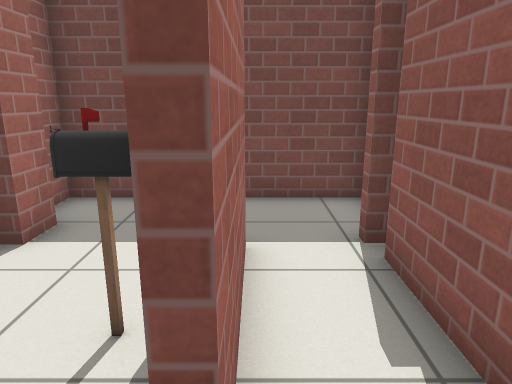
[1] (above)

18 first-person views from a walk through a robot-simulator world made for Gazebo. The camera is 1.1 m above the floor, tilts 14° down and sees 70° across. Floor lines are 1 m apart. The floor is counted in squares, 0.5 m on a side. Each view is taken from the middle of a square. On the plan, view 1 faces up. The plan holds only what a view shows up to about 19 squares ahead; the rest is blank. Gazebo's built-in surfaces are drawn with simple patterns.

[2]
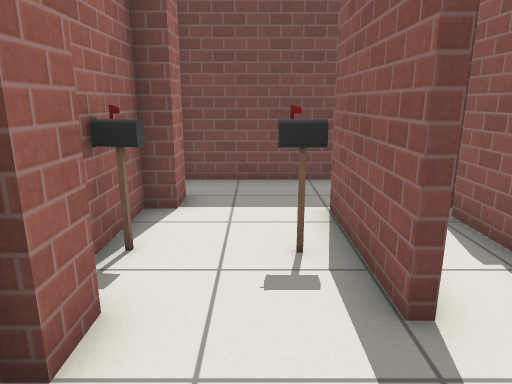

[3]
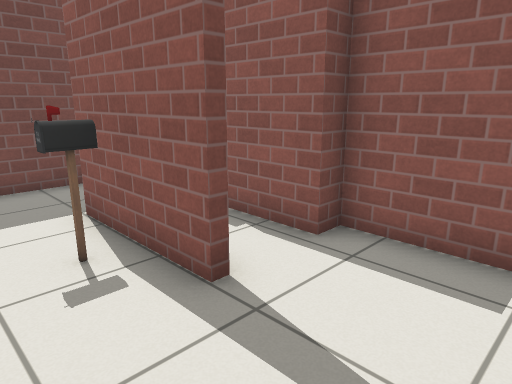

[4]
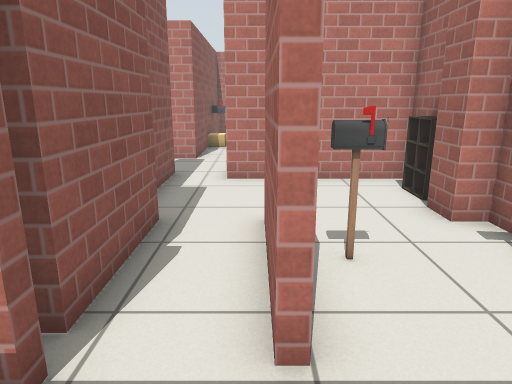

[5]
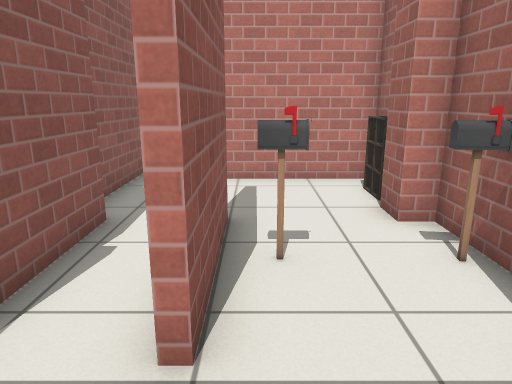

[6]
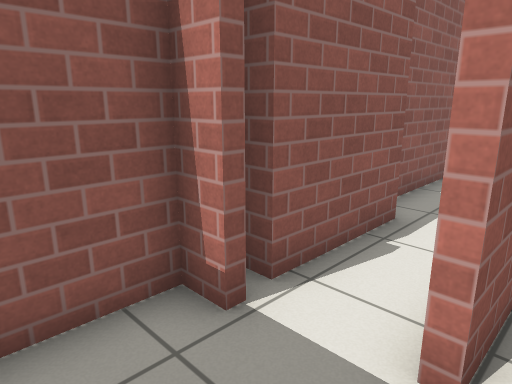

[7]
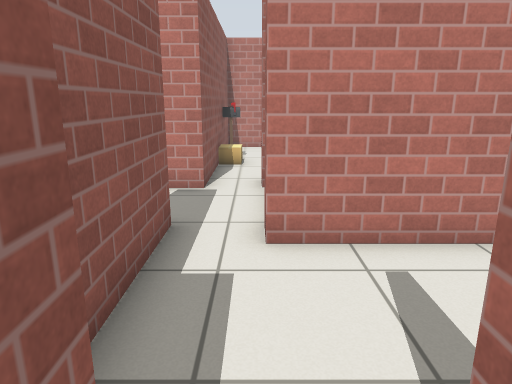

[8]
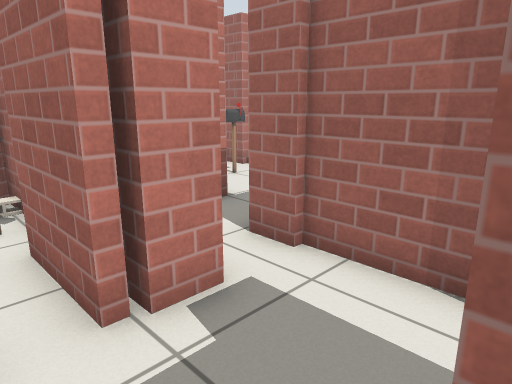

[9]
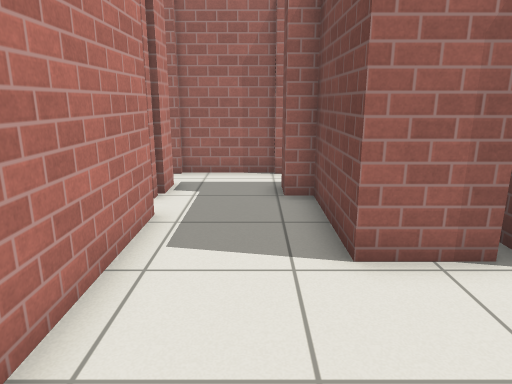

[10]
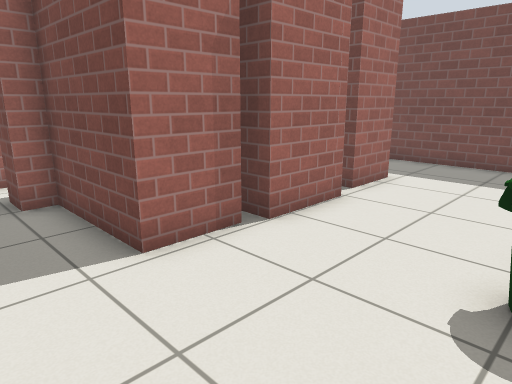

[11]
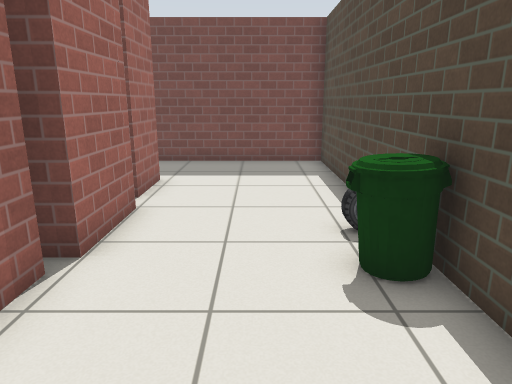

[12]
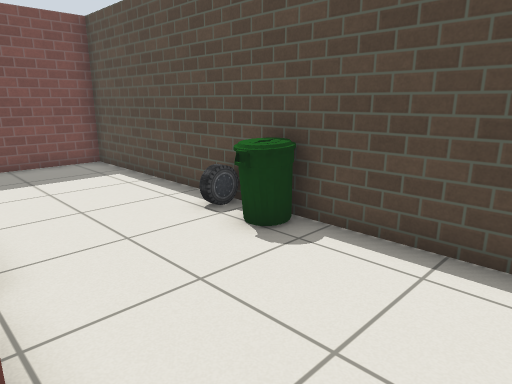

[13]
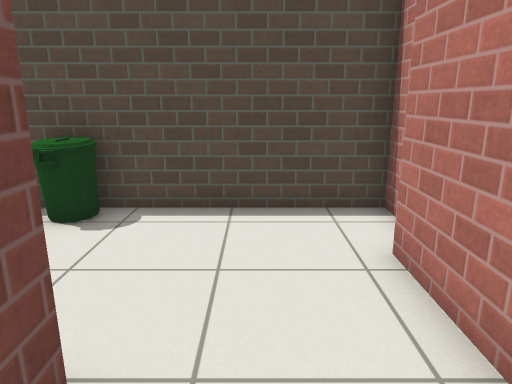

[14]
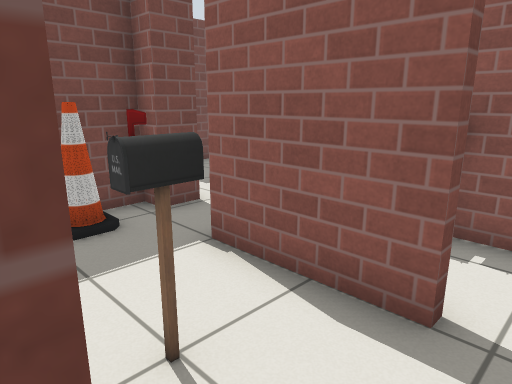

[15]
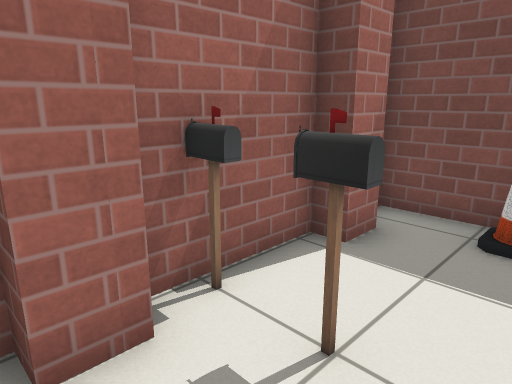

[16]
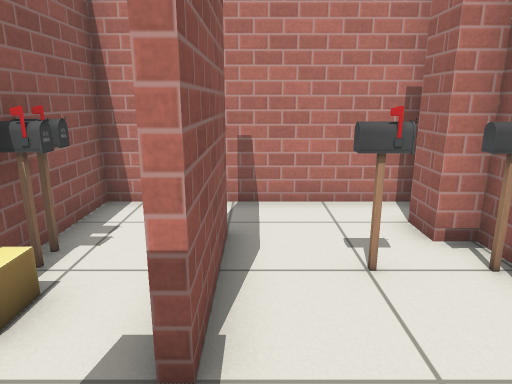

[17]
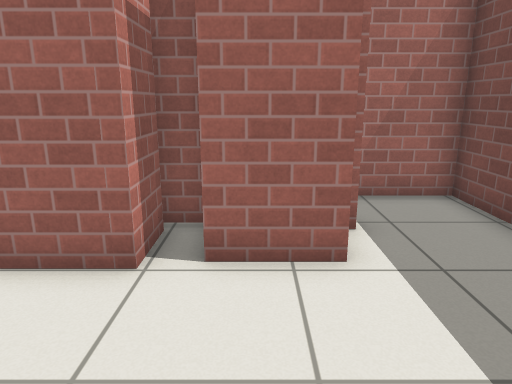

[18]
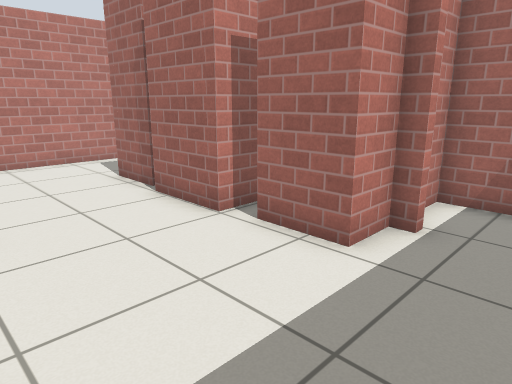

### Floor plan
Points are (right, up) in squares from view 1. A wall is a line through its corners. A room is listed if a view was taken in it or the views show most of it. See-through windows are left out.
Room 1 (views 1, 2, 3, 4, 5, 6, 7)
walls: (-0.5, 1.2) (-0.5, 5.4); (-0.2, 5.4) (-0.2, 1.2); (1.6, 5.7) (2.5, 5.7) (2.5, 7.6); (-3.7, 6.5) (-3.7, 5.4) (-4.4, 5.4) (-4.4, 1.5) (-3.7, 1.5) (-3.7, 0.4); (-4.4, -0.9) (-4.4, -2.4) (0.8, -2.4) (0.8, -3.5); (2.5, 8.3) (-4.4, 8.3) (-4.4, 7.5); (2.5, -3.3) (2.5, 1.3) (1.8, 1.3) (1.8, 4.9) (2.4, 4.9)
low walls: (-3.9, 0.1) (-3.9, -1.3)
ways out: opening at (1.5, -3) to room 2
objects: postbox (-4, 3); postbox (-1, 3)
Room 2 (views 8, 9, 10, 11, 12, 13, 17, 18)
walls: (7.2, -0.5) (7.2, -2.6) (3.5, -2.6) (3.5, -3.3) (2.5, -3.3); (5.9, 2.4) (7.5, 2.4) (7.5, -0.1); (5.5, 3.1) (5.5, 2.2); (5.5, 5.7) (5.9, 5.7) (5.9, 5.3) (7.2, 5.3) (7.2, 3.3) (6.9, 3.3); (5, -6) (10.1, -6); (3.8, -6.2) (3.8, -8.9); (11.8, -6.7) (12.4, -6.7) (12.4, 8.7) (3.5, 8.7) (3.5, 5.3) (4.3, 5.3); (0.6, -3.4) (0.6, -6.4); (2.3, -6.2) (3.3, -6.2) (3.3, -6.8)
ways out: opening at (1.5, -3) to room 1; opening at (1.5, -7) to room 3
objects: bin (11, -1) to (12, 0); car (12, 1)
Room 3 (views 14, 15, 16)
walls: (-0.1, -13) (-0.5, -13) (-0.5, -9.5) (-0.1, -9.5); (2.3, -9.3) (2.3, -6.2); (-3.9, -8) (-3.9, -9.1) (-4.6, -9.1) (-4.6, -12.5) (-3.9, -12.5) (-3.9, -13.5) (-4.6, -13.5); (0.8, -6.3) (0.8, -7.3) (-0.2, -7.3) (-0.2, -6.6) (-4.6, -6.7); (-4.5, -14.9) (2.3, -14.9) (2.3, -12.6)
ways out: opening at (1.5, -7) to room 2
objects: postbox (-4, -12); postbox (-3, -12) to (-2, -12); cone (-2, -8) to (-2, -7); postbox (2, -12); cardboard box (2, -11) to (2, -10)

Where each view was taken, in squares from view 1:
view 1: 0 up, 0 right, facing up
view 2: 2 down, 2 left, facing up
view 3: 2 down, 3 left, facing up-right
view 4: 8 up, 0 right, facing down
view 5: 8 up, 1 left, facing down
view 6: 8 up, 1 left, facing down-right
view 7: 3 up, 1 right, facing down
view 8: 3 down, 5 right, facing down-left
view 9: 4 down, 12 right, facing left
view 10: 5 down, 12 right, facing up-left
view 11: 5 down, 10 right, facing up
view 12: 5 down, 7 right, facing up-right
view 13: 4 down, 5 right, facing right
view 14: 14 down, 4 left, facing up-right
view 15: 14 down, 1 left, facing up-left
view 16: 7 down, 1 left, facing down
view 17: 4 up, 12 right, facing left
view 18: 8 up, 12 right, facing down-left
